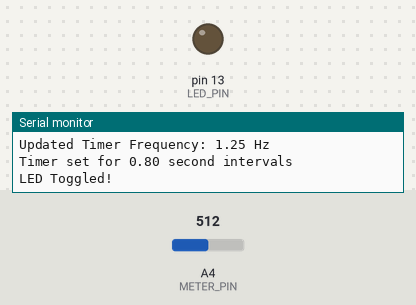
A sketch run on a simulated Arduino Uno, built with avr-gcc and run on an emulated ATmega328P. Shown: output pins drawn as LEDs (lit = HIGH), the last lines printed to the serial monitor. Dashed ring = blinking. The test bench sets the inputs (shaded band); at power-on: A4 (METER_PIN) = 512.

Above: at 0.61 s.
1.3 s: A4 (METER_PIN) set to 122
At 2.2 s:
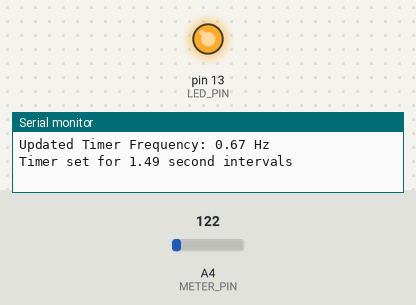
3.1 s: A4 (METER_PIN) set to 438
At 4.2 s:
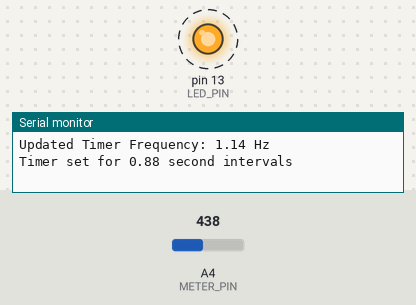
6.2 s: A4 (METER_PIN) set to 461
Timing chart, 0 to 15.3 s (numbered marks = the images above; inputs shaded):
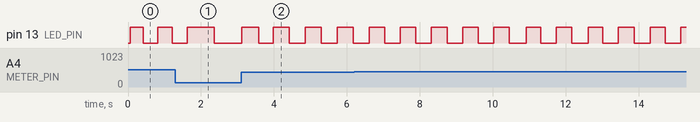

Measured:
- after the input at 3.1 s, pin 13 (LED_PIN): alternates HIGH for 0.44 s and LOW for 0.44 s, starting after 0.49 s

The sketch:

part3.ino
```cpp
const byte LED_PIN = 13;
const byte METER_PIN = A4;

void setup() {
  pinMode(LED_PIN, OUTPUT);
  pinMode(METER_PIN, INPUT);

  Serial.begin(9600);
  Serial.println("Potentiometer-controlled LED blink");

  double timerFrequency = readPotentiometer();
  startTimer(timerFrequency);
}

void loop() {
  double timerFrequency = readPotentiometer();
  Serial.print("Updated Timer Frequency: ");
  Serial.print(timerFrequency);
  Serial.println(" Hz");

  startTimer(timerFrequency);
  delay(500); // Allow time before updating frequency
}

double readPotentiometer() {
  int sensorValue = analogRead(METER_PIN);
  double frequency = map(sensorValue, 0, 1023, 0.5 * 100, 2.0 * 100) / 100.0; // Map to 0.5Hz - 2Hz
  Serial.print("Potentiometer Value: ");
  Serial.print(sensorValue);
  Serial.print(" | Mapped Frequency: ");
  Serial.print(frequency);
  Serial.println(" Hz");

  return frequency;
}

void startTimer(double timerFrequency) {
  noInterrupts();

  TCCR1A = 0;
  TCCR1B = 0;

  double period = 1.0 / timerFrequency;
  unsigned long timerCount = (16000000 / 1024) * period / 2 - 1;

  OCR1A = (unsigned int)timerCount;
  TCCR1B |= (1 << WGM12);
  TCCR1B |= (1 << CS12) | (1 << CS10);
  TIMSK1 |= (1 << OCIE1A);

  Serial.print("Timer set for ");
  Serial.print(1.0 / timerFrequency);
  Serial.println(" second intervals");

  interrupts();
}

ISR(TIMER1_COMPA_vect) {
  digitalWrite(LED_PIN, digitalRead(LED_PIN) ^ 1);
  Serial.println("LED Toggled!");
}
```
